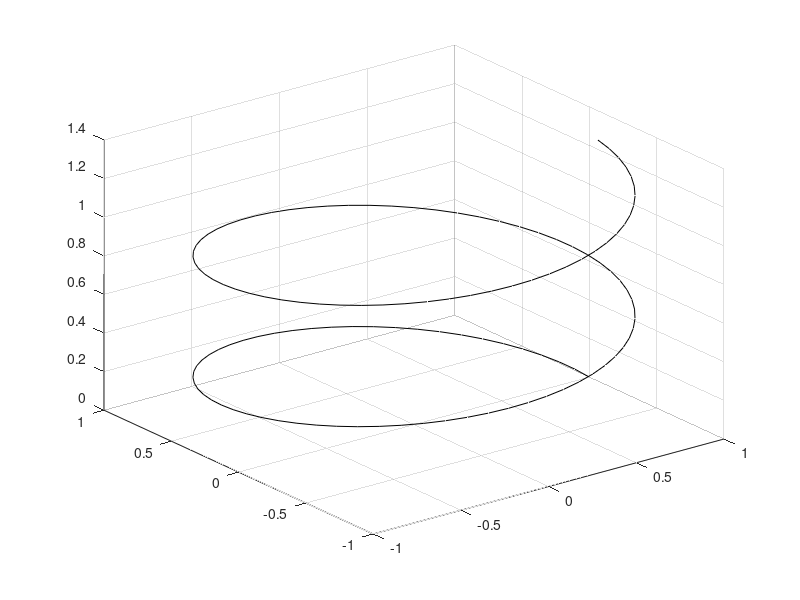

Write the MATLAB code that produced this figure. (Note: this script raises an error after producing the figure.)
% Example 2.5
% In this example, we illustrate intrinsic dimensionality. 

% Draw the figure.
theta = 0:.1:4*pi;
x = cos(theta);
y = sin(theta);
z = 0.1*theta;
plot3(x,y,z,'k')
grid on

% Generate the random numbers
n = 500;
theta = unifrnd(0,4*pi,1,n);
x = cos(theta);
y=sin(theta);
z = 0.1*(theta);
X = [x(:),y(:),z(:)];

% get the distances
pkg load statistics
ydist = pdist(X);
idhat = idpettis(ydist,n);
